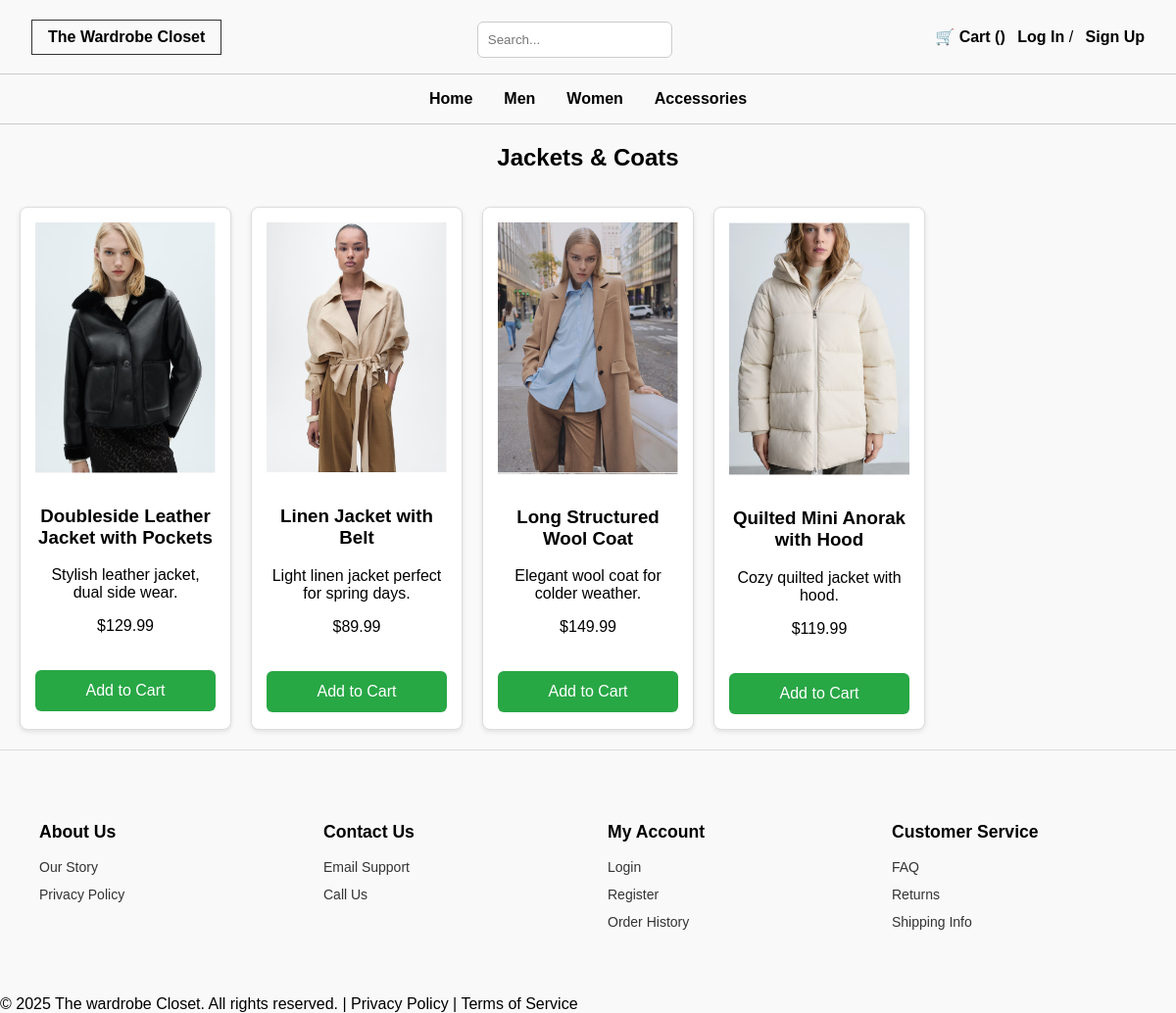
Screenshot of /women/jackets with the database file from the repository.
### app/models.py (models this page shows)
class Product(db.Model):
    id = db.Column(db.Integer, primary_key=True)
    name = db.Column(db.String(120), nullable=False)
    description = db.Column(db.Text)
    price = db.Column(db.Float, nullable=False)
    stock = db.Column(db.Integer, default=0)
    image_url = db.Column(db.String(255))
    size = db.Column(db.String(20))
    color = db.Column(db.String(30))
    category_id = db.Column(db.Integer, db.ForeignKey('category.id'))
    category = db.relationship('Category', backref='products')
    subcategory = db.Column(db.String(100))

### app/routes.py (the view)
@bp.route('/women/jackets')
def women_jackets():
    women_category = Category.query.filter_by(name='Women').first()
    products = Product.query.filter_by(category_id=women_category.id, subcategory='jackets').all()
    return render_template('women/jackets.html', products=products)

### app/templates/women/jackets.html (shortened to what this page needs)
{% extends "base.html" %}
{% block content %}
<h2 class="section-title">Jackets & Coats</h2>
<div class="product-grid">
  {% for product in products %}
  <div class="product-card">
    <img src="{{ url_for('static', filename=product.image_url) }}" alt="{{ product.name }}">
    <h3>{{ product.name }}</h3>
    <p>{{ product.description }}</p>
    <p class="price">${{ "%.2f"|format(product.price) }}</p>
    <form action="{{ url_for('main.add_to_cart', product_id=product.id) }}" method="POST">
      <button type="submit">Add to Cart</button>
    </form>
  </div>
  {% endfor %}
</div>
{% endblock %}

### app/static/styles.css (style rules this page uses)
* { box-sizing: border-box; }
body { margin: 0; font-family: Arial, sans-serif; background-color: #f9f9f9; }
.section-title { text-align: center; font-weight: bold; margin-bottom: 1rem; }
.product-grid { display: grid; grid-template-columns: repeat(auto-fill, minmax(200px, 1fr)); gap: 20px; padding: 20px; }
.product-card { border: 1px solid #ddd; padding: 15px; text-align: center; border-radius: 8px; background-color: #fff; box-shadow: 0 2px 5px rgba(0, 0, 0, 0.1); }
.product-card img { width: 100%; max-width: 200px; height: auto; margin-bottom: 10px; }
button { margin-top: 20px; width: 100%; padding: 12px; background-color: #28a745; color: white; font-size: 16px; border: none; border-radius: 6px; cursor: pointer; }

### rows the page displays
Product: image_url (picture), name "Doubleside Leather Jacket with Pockets", description "Stylish leather jacket, dual side wear.", price "129.99"
Product: image_url (picture), name "Linen Jacket with Belt", description "Light linen jacket perfect for spring days.", price "89.99"
Product: image_url (picture), name "Long Structured Wool Coat", description "Elegant wool coat for colder weather.", price "149.99"
Product: image_url (picture), name "Quilted Mini Anorak with Hood", description "Cozy quilted jacket with hood.", price "119.99"
